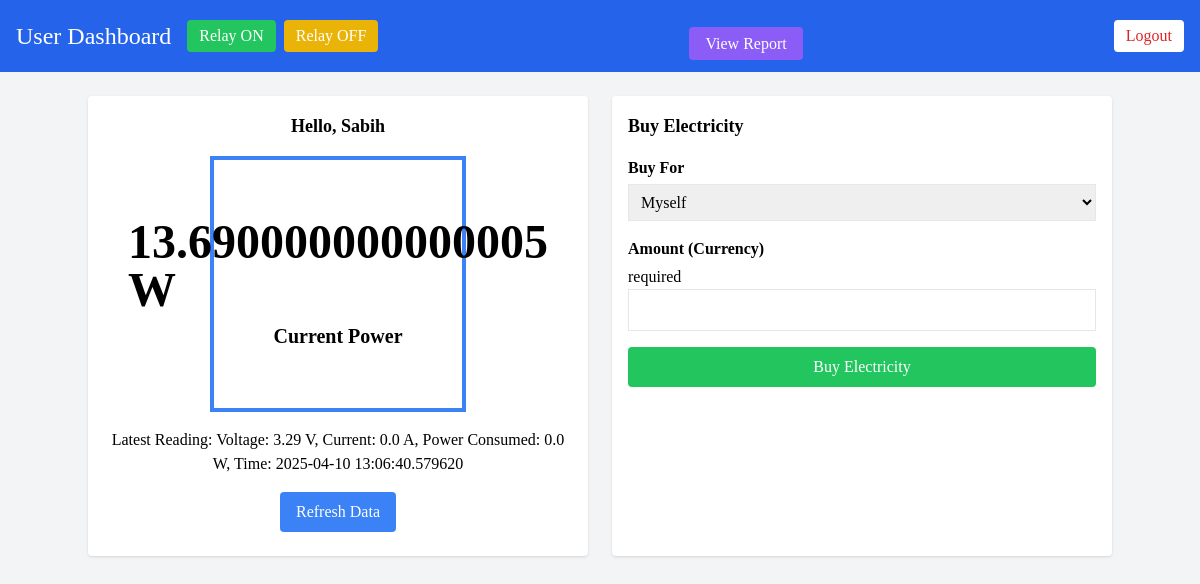
/user (signed in), run on an earlier commit of the app's database.
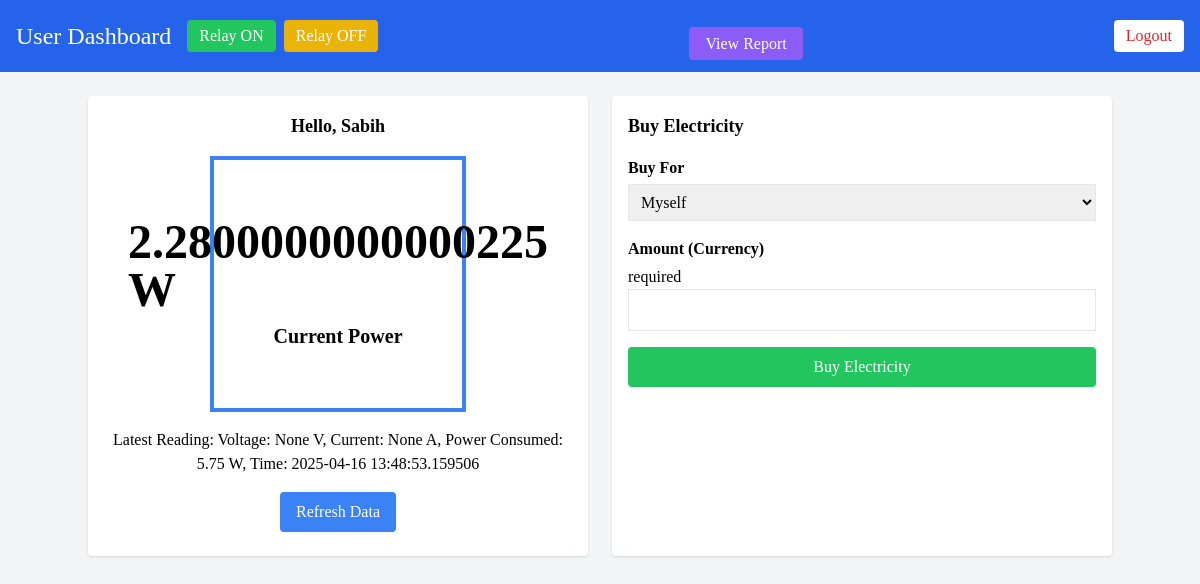
And on a later commit of the database.
### app.py (models this page shows)
class User(db.Model):
    __tablename__ = 'users'
    id = db.Column(db.Integer, primary_key=True)
    username = db.Column(db.String(50), unique=True, nullable=False)
    password = db.Column(db.String(100), nullable=False)
    phone = db.Column(db.String(20))
    meter_number = db.Column(db.String(50), unique=True)
    province = db.Column(db.String(50))
    district = db.Column(db.String(50))
    sector = db.Column(db.String(50))
    gender = db.Column(db.String(10))
    role = db.Column(db.String(10), default='admin')  # 'admin' or 'user'
    current_power = db.Column(db.Float, default=0.0)
    date_created = db.Column(db.DateTime, default=datetime.utcnow)

### app.py (the view)
@app.route('/user', methods=['GET'])
def user_dashboard():
    user = current_user()
    if not user:
        flash("Please log in first.", "error")
        return redirect(url_for('login'))
    meter_data = SensorReading.query.filter_by(meter_number=user.meter_number).order_by(SensorReading.id.desc()).first()
    return render_template('user_dashboard.html', meter_data=meter_data, user=user)

### app.py (called while the page is built)
def current_user():
    if 'user_id' in session:
        return db.session.get(User, session['user_id'])
    return None

### templates/user_dashboard.html (shortened to what this page needs)
<!DOCTYPE html>
<html>
<head>
  <script src="https://cdn.tailwindcss.com"></script>
</head>
<body class="bg-gray-100">
  <div class="p-4 bg-blue-600 text-white flex justify-between items-center">
    <div class="flex items-center space-x-4">
      <h1 class="text-2xl">User Dashboard</h1>
      <div class="flex space-x-2">
        <button id="relayOnButton" class="bg-green-500 text-white px-3 py-1 rounded">Relay ON</button>
        <button id="relayOffButton" class="bg-yellow-500 text-white px-3 py-1 rounded">Relay OFF</button>
      </div>
    </div>
    <div class="mt-4">
      <a href="{{ url_for('api_port_report', meter_number=user.meter_number) }}" class="bg-violet-500 text-white px-4 py-2 rounded">
        View Report
    </a>
    </div>
    <a href="{{ url_for('logout') }}" class="bg-white text-red-600 px-3 py-1 rounded">Logout</a>
  </div>
  <div class="container mx-auto mt-6">
    <div class="grid grid-cols-1 md:grid-cols-2 gap-6">
      <div class="bg-white shadow rounded p-4 flex flex-col items-center">
        <h2 class="text-lg font-bold mb-4">Hello, {{ user.username }}</h2>
        <div class="w-64 h-64 border-4 border-blue-500 flex flex-col justify-center items-center">
          <span id="currentPowerDisplay" class="text-5xl font-bold">{{ user.current_power }} W</span>
          <span class="text-xl font-bold mt-2">Current Power</span>
        </div>
        {% if meter_data %}
          <p class="mt-4 text-center">
            Latest Reading:
            Voltage: {{ meter_data.voltage }} V,
            Current: {{ meter_data.current }} A,
            Power Consumed: {{ meter_data.power }} W,
            Time: {{ meter_data.reading_time }}
          </p>
        {% else %}
          <p class="mt-4 text-center">No recent sensor data found for your meter.</p>
        {% endif %}
        <button id="refreshBtn" class="bg-blue-500 text-white px-4 py-2 rounded mt-4">
          Refresh Data
        </button>
      </div>
      <div class="bg-white shadow rounded p-4">
        <h2 class="text-lg font-bold mb-4">Buy Electricity</h2>
        <form method="POST" action="{{ url_for('user_buy_electricity') }}" id="buyElectricityForm">
          <div class="mb-4">
            <label class="block mb-1 font-semibold">Buy For</label>
            <select name="buy_for" id="buy_for" class="border p-2 w-full">
              <option value="self">Myself</option>
            </select>
          </div>
          <div class="mb-4" id="amountDiv">
            <label class="block mb-1 font-semibold">Amount (Currency)</label> required
            <input type="number" step="0.01" name="amount" class="border p-2 w-full" required>
          </div>
          <button type="submit" id="buyButton" class="bg-green-500 text-white px-4 py-2 rounded w-full">
            Buy Electricity
          </button>
        </form>
      </div>
    </div>
  </div>
</body>
</html>

### templates/user_dashboard.html (style rules this page uses)
body { font-family: 'Times New Roman', serif; }
#currentPowerDisplay { transition: color 0.3s ease; }

What changed in the data, as far as the page shows it:
changed User "Sabih": current_power "13.690000000000005" → "2.2800000000000225"
Also different on the page:
{{ meter_data.voltage }}: "3.29" → "None"
{{ meter_data.current }}: "0.0" → "None"
{{ meter_data.power }}: "0.0" → "5.75"
{{ meter_data.reading_time }}: "2025-04-10 13:06:40.579620" → "2025-04-16 13:48:53.159506"
